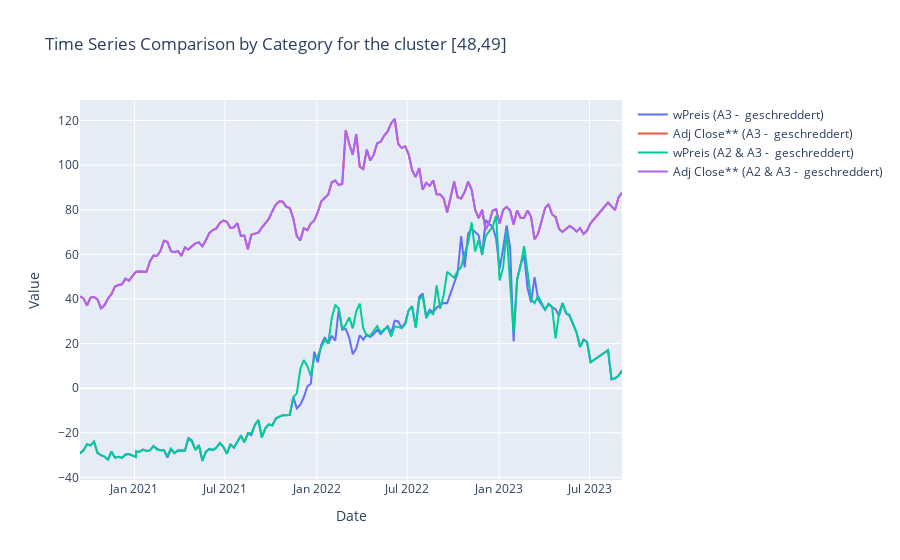

Notebook source saved alongside this figure:
### Code cell
# Get unique categories
categories = combined_df['full'].unique()

# Create a Plotly figure
fig = go.Figure()

# Loop through each category and add a trace for it
for category in categories:
    category_data = combined_df[combined_df['full'] == category]
    fig.add_trace(go.Scatter(x=category_data['date'], y=category_data['wPreis'], mode='lines', name=f'wPreis ({category})'))
    fig.add_trace(go.Scatter(x=category_data['date'], y=category_data['Adj Close**'], mode='lines', name=f'Adj Close** ({category})'))

# Customize the layout
fig.update_layout(
    title="Time Series Comparison by Category for the cluster [48,49]",
    xaxis_title="Date",
    yaxis_title="Value",
    xaxis=dict(type='date'),
)

# Show the legend
fig.update_layout(showlegend=True)

# Display the plot
fig.show()

### Figure 1 — Plotly figure (JSON) as saved in the notebook; plotly's stock layout.template omitted (floating-point values rounded to 4 significant figures; data arrays with more than 128 entries replaced by an {"elided": "..."} marker saying what was removed)
{"data": [{"mode": "lines", "name": "wPreis (A3 -  geschreddert)", "type": "scatter", "x": {"elided": "150 str values"}, "y": {"elided": "150 float values"}}, {"mode": "lines", "name": "Adj Close** (A3 -  geschreddert)", "type": "scatter", "x": {"elided": "150 str values"}, "y": {"elided": "150 float values"}}, {"mode": "lines", "name": "wPreis (A2 & A3 -  geschreddert)", "type": "scatter", "x": {"elided": "150 str values"}, "y": {"elided": "150 float values"}}, {"mode": "lines", "name": "Adj Close** (A2 & A3 -  geschreddert)", "type": "scatter", "x": {"elided": "150 str values"}, "y": {"elided": "150 float values"}}], "layout": {"showlegend": true, "title": {"text": "Time Series Comparison by Category for the cluster [48,49]"}, "xaxis": {"title": {"text": "Date"}, "type": "date"}, "yaxis": {"title": {"text": "Value"}}}}
